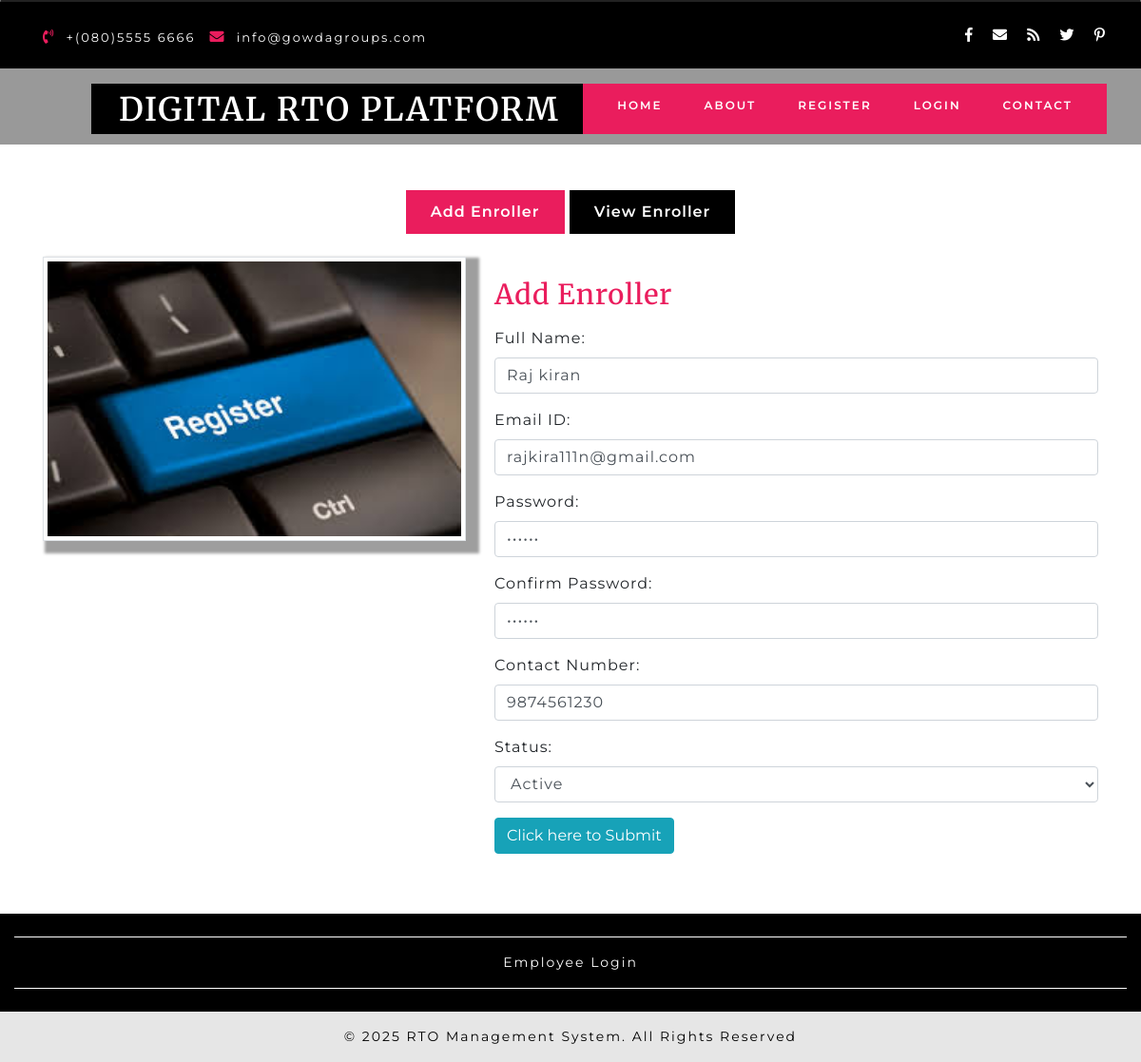
The page /DIGITALRTOPLATFORM/enroller.php?editid=1 on the database its author committed.
### tables this page shows
CREATE TABLE `enroller` (
  `enrollerid` int(10) NOT NULL,
  `name` varchar(20) NOT NULL,
  `emailid` varchar(255) NOT NULL,
  `password` varchar(100) NOT NULL,
  `contactno` varchar(15) NOT NULL,
  `status` varchar(10) NOT NULL
);

### DIGITALRTOPLATFORM/enroller.php (the view, shortened to what this page needs)
<?php
include("header.php");
if(isset($_GET['editid']))
{
	$sqledit ="SELECT * FROM enroller WHERE enrollerid='$_GET[editid]'";
	$qsqledit = mysqli_query($con,$sqledit);
	$rsedit = mysqli_fetch_array($qsqledit);
}
?>
      <div class="slider">
        <div class="callbacks_container">
          <ul class="rslides" id="slider4">
            <li style="background-color:black;height:150px;">
            </li>
			</ul>
        </div>
      </div>
    </div>
	<section class="about" id="about">
      <div class="container py-lg-5 py-md-5 py-sm-4 py-3">
        <div id="horizontalTab">
          <ul class="resp-tabs-list justify-content-center">
            <li data-blast="bgColor">Add Enroller</li>
            <li data-blast="bgColor">View Enroller</li>
          </ul>
          <div class="resp-tabs-container">
			<div class="tab1">
              <div class="row mt-lg-4 mt-3">
                <div class="col-md-5 about-txt-img">
                  <img src="images/register.jpg" class="img-thumbnail" width="100%">
                </div>
                <div class="col-md-7 latest-list">
                  <div class="about-jewel-agile-left">
                    <h5 class="mb-3" data-blast="color">Add Enroller</h5>
                    <p>
<form action="" method="post" onsubmit="return validateform()">
    <div class="form-group">
      <label for="email">Full Name: <span class="classvalidate" id="idname"></span></label>
      <input type="text" class="form-control" placeholder="Enter Name" id="name" name="name" value="<?php echo $rsedit['name']; ?>">
    </div>
	<div class="form-group">
      <label for="email">Email ID: <span class="classvalidate" id="idemailid"></span></label>
      <input type="text" class="form-control" placeholder="Enter Email ID" id="emailid" name="emailid" value="<?php echo $rsedit['emailid']; ?>">
    </div>
    <div class="form-group">
      <label for="pwd">Password: <span class="classvalidate" id="idpassword"></span></label>
      <input type="password" class="form-control" id="password" placeholder="Enter password" name="password" value="<?php echo $rsedit['password']; ?>">
    </div>
    <div class="form-group">
      <label for="pwd">Confirm Password: <span class="classvalidate" id="idcpassword"></span></label>
      <input type="password" class="form-control" id="cpassword" placeholder="Enter Cofirm password" name="cpassword" value="<?php echo $rsedit['password']; ?>">
    </div>
    <div class="form-group">
      <label for="pwd">Contact Number: <span class="classvalidate" id="idcontactno"></span></label>
      <input type="text" class="form-control" id="contactno" placeholder="Enter Contact number" name="contactno" value="<?php echo $rsedit['contactno']; ?>">
    </div>
	<div class="form-group">
      <label for="email">Status: <span class="classvalidate" id="idstatus"></span></label>
      <select id="status" name="status" class="form-control">
		<?php
			$arr = array("Active","Inactive");
			foreach($arr as $val)
			{
				if($val == $rsedit['status'])
				{
				echo "<option value='$val' selected>$val</option>";
				}
				else
				{
				echo "<option value='$val' >$val</option>";
				}
			}
		?>
	  </select>
    </div>
    <button type="submit" name="submit" class="btn btn-info">Click here to Submit</button>
  </form>
					</p>
                  </div>
                </div>
              </div>
            </div>
              </div>
            </div>
			</div>
    </section>
<?php
include("footer.php");
?>

### DIGITALRTOPLATFORM/css/style.css (style rules this page uses)
html, body { padding: 0; margin: 0; background: #fff; letter-spacing: 1px; font-family: 'Montserrat', sans-serif; }
select,input[type="email"],input[type="text"],input[type=password], input[type="button"],input[type="submit"],textarea { font-family: 'Montserrat', sans-serif; transition:0.5s all; -webkit-transition:0.5s all; -moz-transition:0.5s all; -o-transition:0.5s all; -ms-transition:0.5s all; letter-spacing: 1px; }
h1, h2, h3, h4, h5, h6 { margin: 0; padding: 0; font-family: 'Merriweather', serif; letter-spacing: 1px; }
p { margin: 0; padding: 0; letter-spacing: 1px; font-family: 'Montserrat', sans-serif; font-size:14px; }
ul { margin: 0; padding: 0; list-style-type: none; }
.wthree-left-right p,.about-jewel-agile-left p,.blog-txt-info p,.addres-office-hour ul li p,.footer-office-hour p,.footer-office-hour p a,.ser-inner-info p { font-size: 14px; color: #fff; line-height: 28px; }
.about-jewel-agile-left p,.blog-txt-info p,.bottom-para h6 a,.footer-office-hour p { color:#000; }
.rslides { position: relative; list-style: none; overflow: hidden; width: 100%; padding: 0; margin: 0; }
.rslides li { -webkit-backface-visibility: hidden; position: absolute; display: none; width: 100%; left: 0; top: 0; }
.rslides li:first-child { position: relative; display: block; float: left; }
.rslides { margin: 0 auto 40px; }
.callbacks_container { position: relative; float: left; width: 100%; }
.callbacks { position: relative; list-style: none; overflow: hidden; width: 100%; padding: 0; margin: 0; }
.callbacks li { position: absolute; width: 100%; left: 0; top: 0; }
.about-txt-img img { box-shadow:8px 7px 3px 6px #9e9e9e; border-radius: 0px; }
.about-jewel-agile-left h5 { font-size: 32px; padding: 23px 0px 0px; color:#ea1d5d; }
ul.resp-tabs-list { text-align: center; }
.resp-tabs-list li { font-weight: 600; font-size: 16px; display: inline-block; padding: 13px 30px; margin: 0; list-style: none; background: #000; cursor: pointer; color: #fff; }
.resp-tabs-container { padding: 0px; background-color: #fff; clear: left; }
.resp-tab-content { display: none; padding:0px 0px 15px; }
.resp-tab-active { border: 1px solid #c1c1c1; border-bottom: none; margin-bottom: -1px !important; }
.resp-tab-active { border: none; background-color: #ea1d5d !important; color: #000; }
.resp-tab-content { border:none; }
.resp-tab-content-active { display: block; }
@media (max-width:1440px) { .resp-tabs-list li { padding: 11px 26px; } }
@media (max-width:1440px) { .about-jewel-agile-left h5 { font-size: 30px; } }
@media (max-width:1280px) { .about-jewel-agile-left h5 { font-size: 29px; } }

### rows shown on the page
enroller: name "Raj kiran", emailid "rajkira111n@gmail.com", contactno "9874561230", status "Active"
